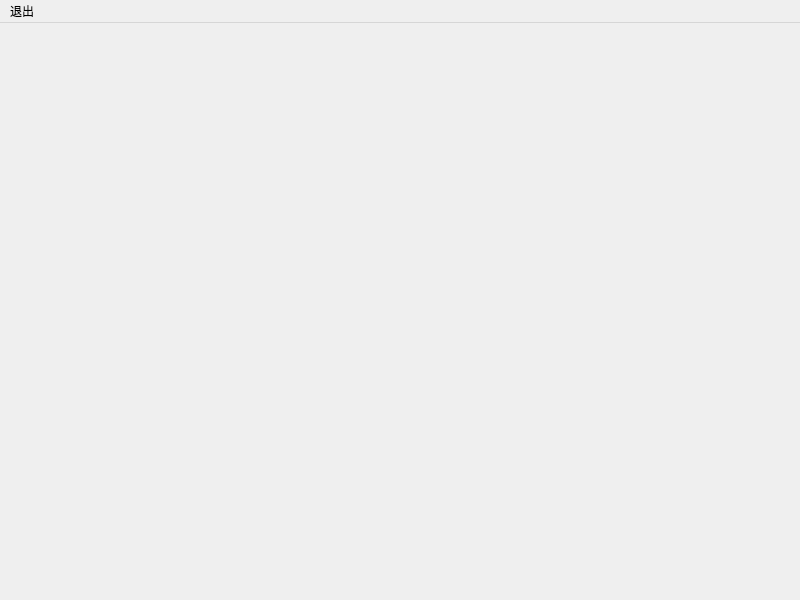
<?xml version="1.0" encoding="UTF-8"?>
<ui version="4.0">
 <class>VisitorMainWindow</class>
 <widget class="QMainWindow" name="VisitorMainWindow">
  <property name="geometry">
   <rect>
    <x>0</x>
    <y>0</y>
    <width>800</width>
    <height>600</height>
   </rect>
  </property>
  <property name="windowTitle">
   <string>游客</string>
  </property>
  <widget class="BookQueryWidget" name="centralwidget"/>
  <widget class="QMenuBar" name="menubar">
   <property name="geometry">
    <rect>
     <x>0</x>
     <y>0</y>
     <width>800</width>
     <height>26</height>
    </rect>
   </property>
   <widget class="QMenu" name="exitMenu">
    <property name="title">
     <string>退出</string>
    </property>
    <addaction name="exitAction"/>
   </widget>
   <addaction name="exitMenu"/>
  </widget>
  <action name="exitAction">
   <property name="text">
    <string>退出</string>
   </property>
  </action>
 </widget>
 <customwidgets>
  <customwidget>
   <class>BookQueryWidget</class>
   <extends>QWidget</extends>
   <header location="global">bookquerywidget.h</header>
   <container>1</container>
  </customwidget>
 </customwidgets>
 <resources/>
 <connections/>
</ui>
